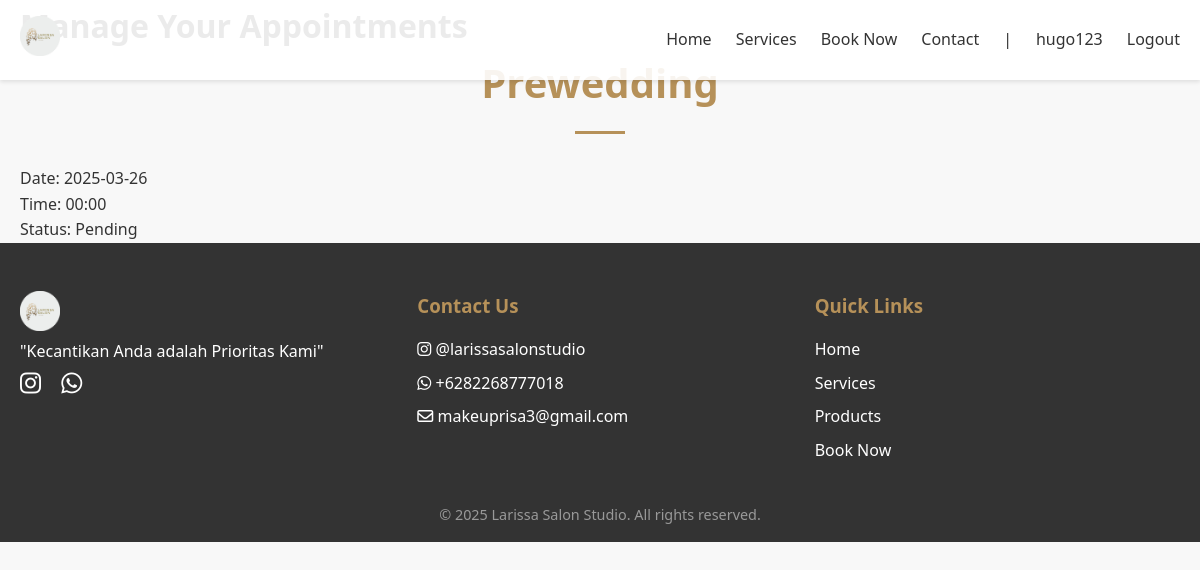
The app's page /appointment_management.php (signed in), older data.
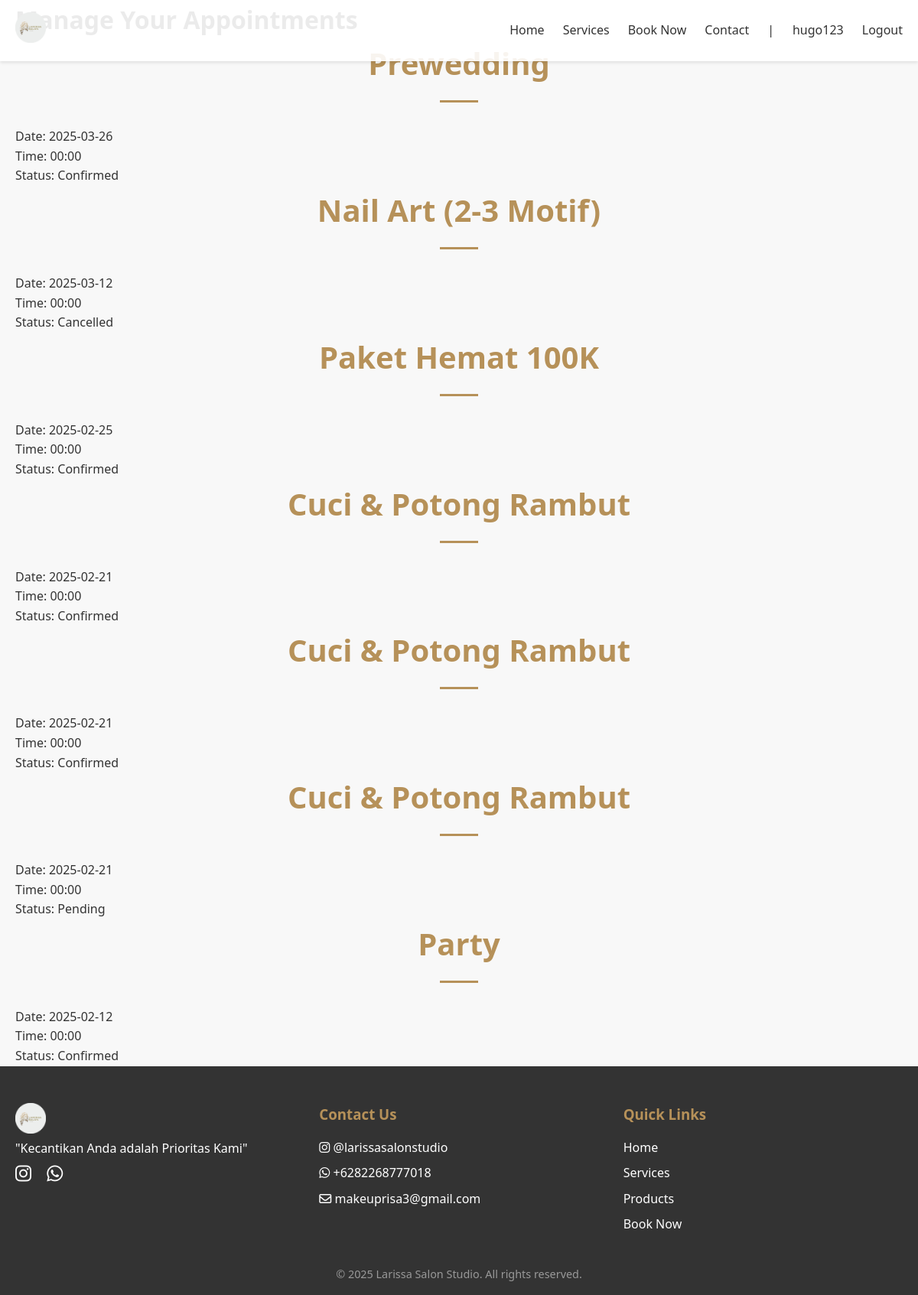
The same page, newer data.
### tables this page shows
CREATE TABLE `appointments` (
  `id` int(11) NOT NULL,
  `user_id` int(11) NOT NULL,
  `service_id` int(11) NOT NULL,
  `appointment_date` date NOT NULL,
  `appointment_time` time NOT NULL,
  `status` enum('pending','confirmed','cancelled') DEFAULT 'pending',
  `created_at` timestamp NOT NULL DEFAULT current_timestamp(),
  `price` decimal(10,2) NOT NULL DEFAULT 0.00,
  `total_revenue` decimal(10,2) GENERATED ALWAYS AS (`price`) STORED,
  `completed_at` timestamp NULL DEFAULT NULL
);

CREATE TABLE `services` (
  `id` int(11) NOT NULL,
  `category_id` int(11) DEFAULT NULL,
  `name` varchar(100) NOT NULL,
  `description` text DEFAULT NULL,
  `price` decimal(10,2) NOT NULL,
  `duration` int(11) NOT NULL
);

### appointment_management.php (the view, shortened to what this page needs)
<?php
require_once 'config.php';
$userId = $_SESSION['user_id'];
$stmt = $pdo->prepare("SELECT a.*, s.name as service_name
                       FROM appointments a
                       JOIN services s ON a.service_id = s.id
                       WHERE a.user_id = ?
                       ORDER BY a.appointment_date DESC");
$stmt->execute([$userId]);
$appointments = $stmt->fetchAll(PDO::FETCH_ASSOC);
?>
<!DOCTYPE html>
<html lang="en">
<head>
    <link rel="stylesheet" href="https://cdnjs.cloudflare.com/ajax/libs/font-awesome/6.0.0-beta3/css/all.min.css">
    <link href="styles/main.css" rel="stylesheet">
</head>
<body>
    <?php include 'header.php'; ?>
    <main class="container">
        <h1>Manage Your Appointments</h1>
        <div class="appointments-list">
            <?php foreach ($appointments as $appointment): ?>
                <div class="appointment-card">
                    <h2><?php echo htmlspecialchars($appointment['service_name']); ?></h2>
                    <p>Date: <?php echo date('Y-m-d', strtotime($appointment['appointment_date'])); ?></p>
                    <p>Time: <?php echo date('H:i', strtotime($appointment['appointment_date'])); ?></p>
                    <p>Status: <?php echo ucfirst($appointment['status']); ?></p>
                </div>
            <?php endforeach; ?>
        </div>
    </main>
    <?php include 'footer.php'; ?>
</body>
</html>

Row changes from the older to the newer data that the page shows:
changed appointments "Prewedding": status "Pending" → "Confirmed"
added appointments: service.name "Nail Art (2-3 Motif)", appointment_date "2025-03-12", appointment_date "00:00", status "Cancelled"
added appointments: service.name "Paket Hemat 100K", appointment_date "2025-02-25", appointment_date "00:00", status "Confirmed"
added appointments: service.name "Cuci & Potong Rambut", appointment_date "2025-02-21", appointment_date "00:00", status "Confirmed"
added appointments: service.name "Cuci & Potong Rambut", appointment_date "2025-02-21", appointment_date "00:00", status "Confirmed"
added appointments: service.name "Cuci & Potong Rambut", appointment_date "2025-02-21", appointment_date "00:00", status "Pending"
added appointments: service.name "Party", appointment_date "2025-02-12", appointment_date "00:00", status "Confirmed"
